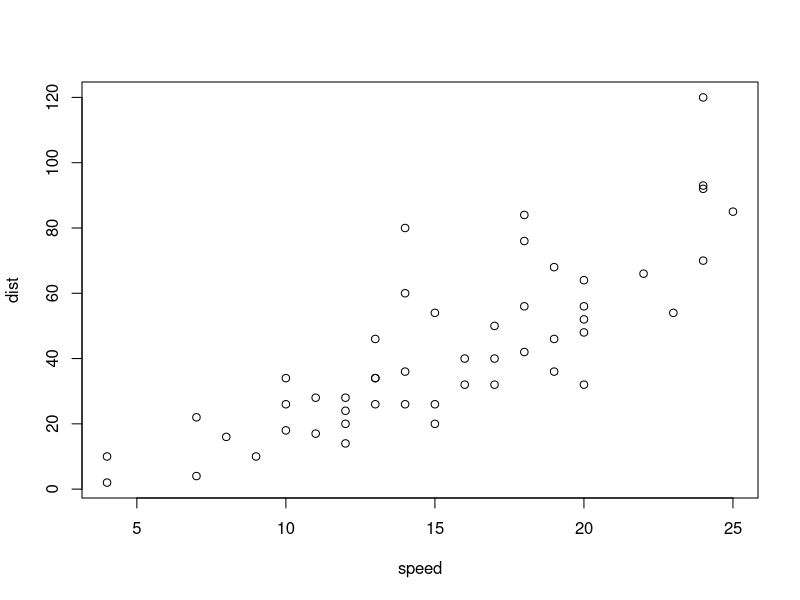
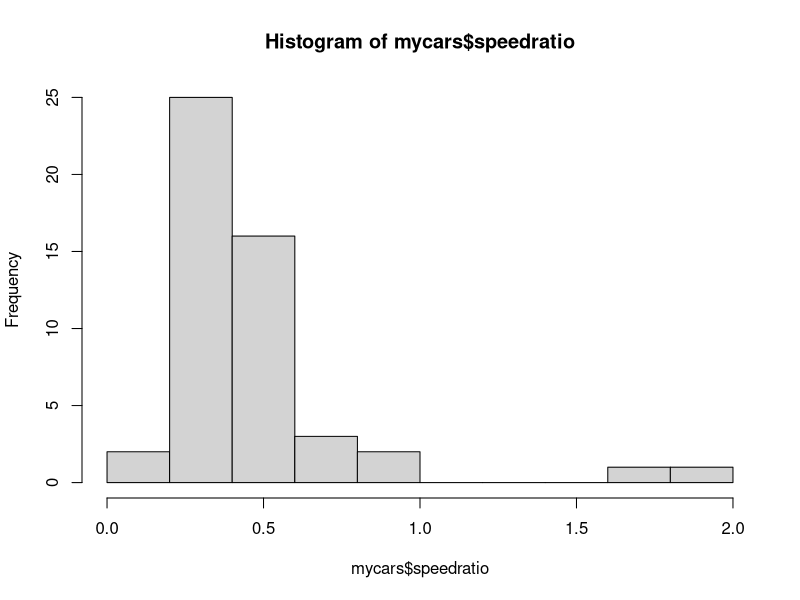
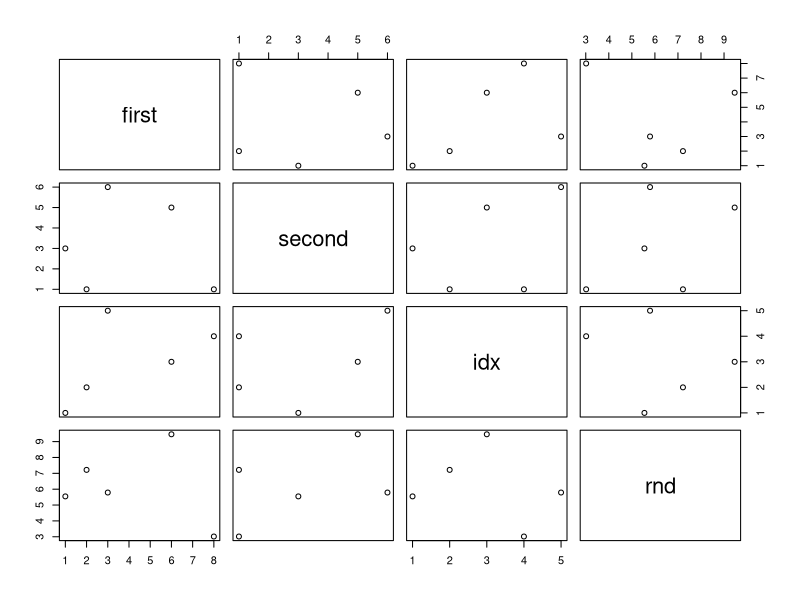
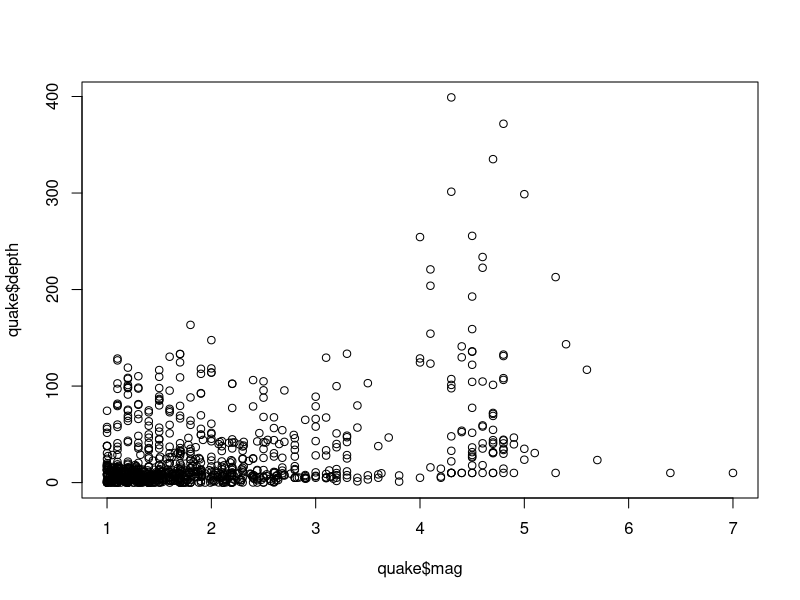

Write the R code that produced these figures, in order.
## ---- chunk 1
data() # list data sets
cars # let's look at the content of the cars data set

# more information about the data set:
??cars

plot(cars) # plots the data set using the generic plot function
## ---- chunk 2
str(cars) # function to display the structure of the data set
## ---- chunk 3
cars$speed
cars$dist
## ---- chunk 4
summary(cars)
mean(cars$speed)
median(cars$dist)
## ---- chunk 5
mycars <- cars
mycars$speedratio <- mycars$speed / mycars$dist

# introducing the generic histogram function
hist(mycars$speedratio)

# subsetting / filtering a data frame
mycars[1:5,] # only the first five rows
mycars[,2] # only the second column (here, speed variable)
mycars[5:10,1] # the values of the fifth to tenth row of the first column
mycars[mycars$speedratio<2.5,] #only rows where the speedratio variable is smaller than 2.5

## ---- chunk 6
a <- 5 # assign the value five to the variable a
a <- c(1,2,6,8,3) # assign a vector with five elements to variable a. c() - combine values function.
a[1:3] # report first three elements of vector a
b <- c(3,1,5,1,6) # assign a second vector to variable b

c <- data.frame(a,b) # create a data frame c from vectors a and b.
c <- data.frame(first = a, second = b) # same as before, but give new variables different names

c$idx <- seq(1:5) # add a sequence from 1 to 5 as index

c$rnd <- runif(5,min = 1, max = 10) # add a column of five random numbers between 1 and 10

plot(c) # based on the data set, plot generates a scatterplot matrix
## ---- chunk 7
quake <- read.csv(file = "./data/earthquake.csv", header = T, sep = ",")

str(quake) # note the different non-numerical variables, missing values etc.
summary(quake)

# how are magnitude and depth correlated?
plot(quake$mag,quake$depth)
